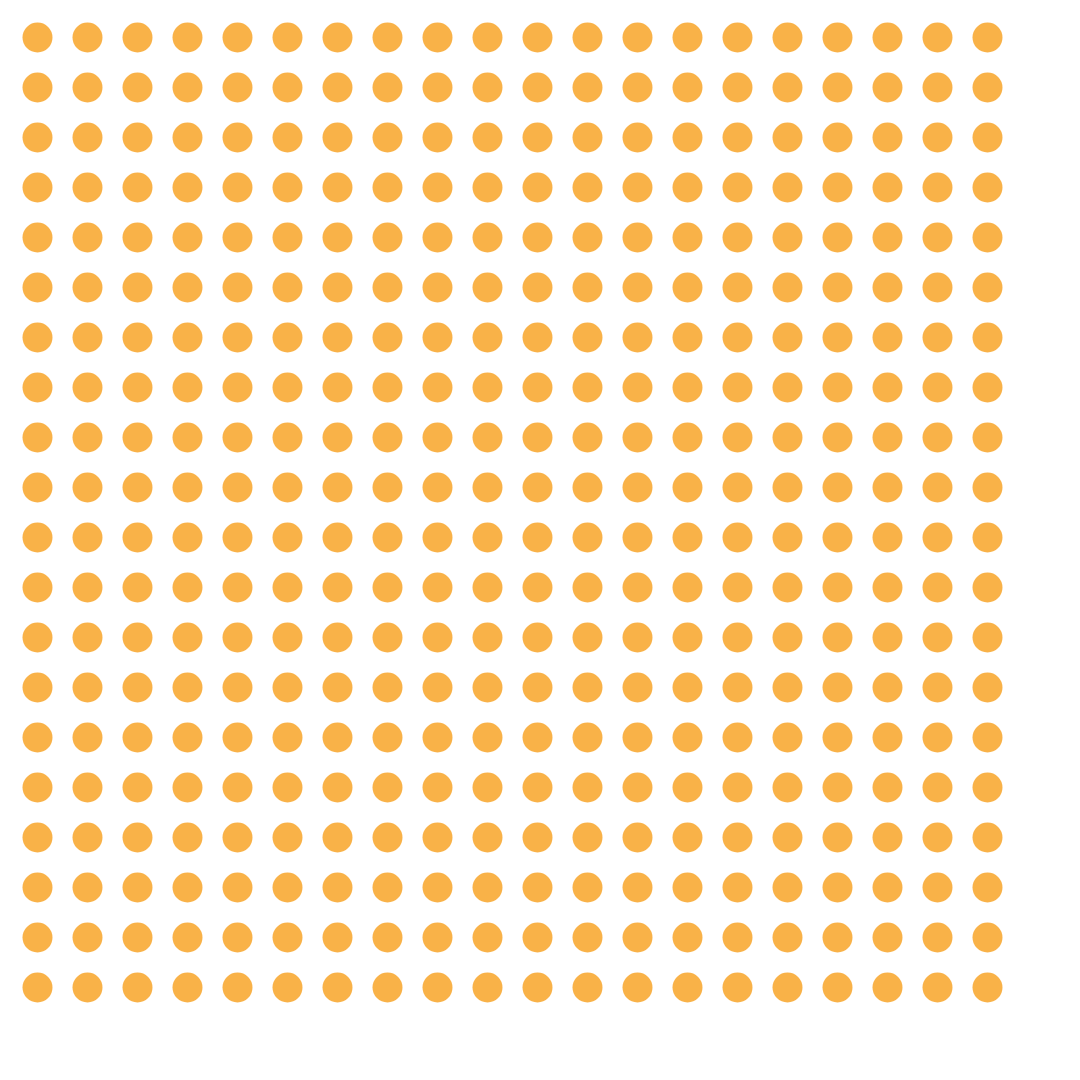
Frame 1 (no input)
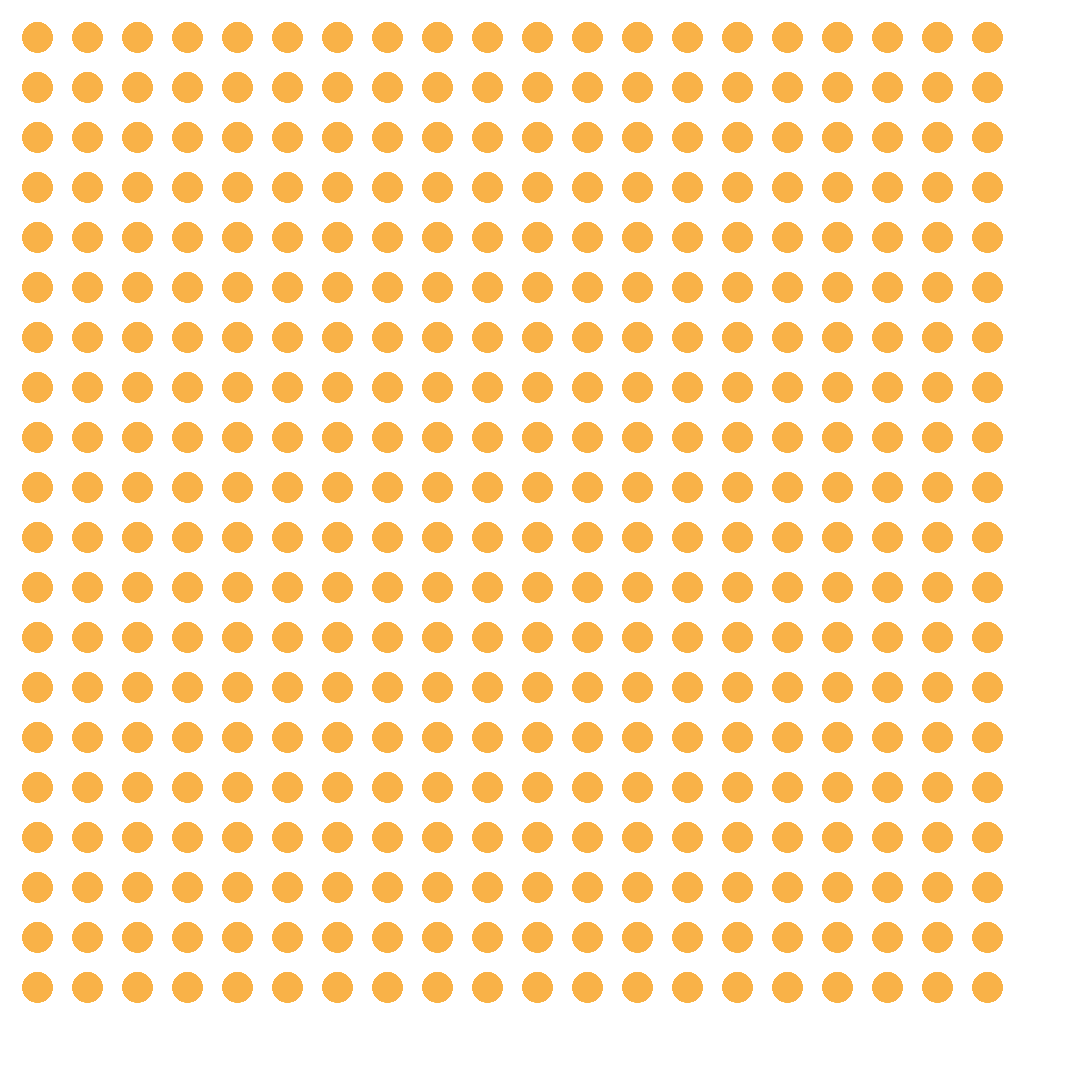
Frame 60 (no input)
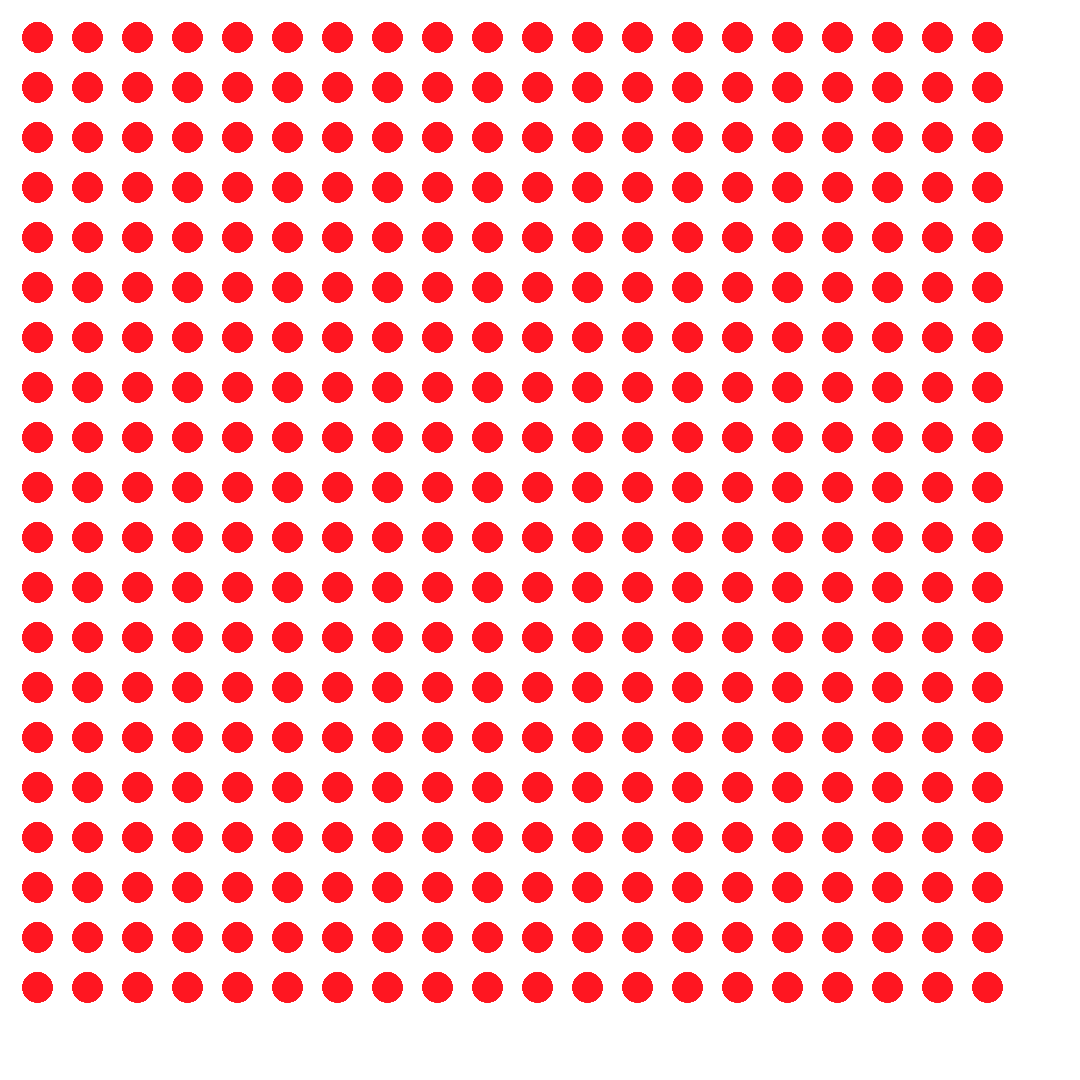
Frame 120 (the mouse pressed at the canvas centre since frame 60)

The p5.js sketch that drew these frames (run headless with seeded random() and noise() and a simulated clock; from frame 60 on, the mouse is pressed at the canvas centre):

// p5.js sketch
// ── sketch.js

function setup() {
  createCanvas(1080, 1080);

frameRate(115);
}

function draw() {

      for(var x = 30; x < 00; x += 105) {
      for(var y = 30; y < 00; y += 105) {

        noStroke();
        fill(floor(22*random()), 0 ,0);
        ellipse(x, y, 10);
      }
    }

    for(var x = 37.5; x < 1025; x += 50) {
    for(var y = 37.5; y < 1025; y += 50) {

      stroke(255);
      fill(255, 22,33);
    noStroke();

         if (mouseX < random()*400){
fill(249,178,72);

    };


         if (mouseX<450 && mouseX>400) {
fill(255,68,128);

    };
      ellipse(x, y, 30);
    }
  }










}
